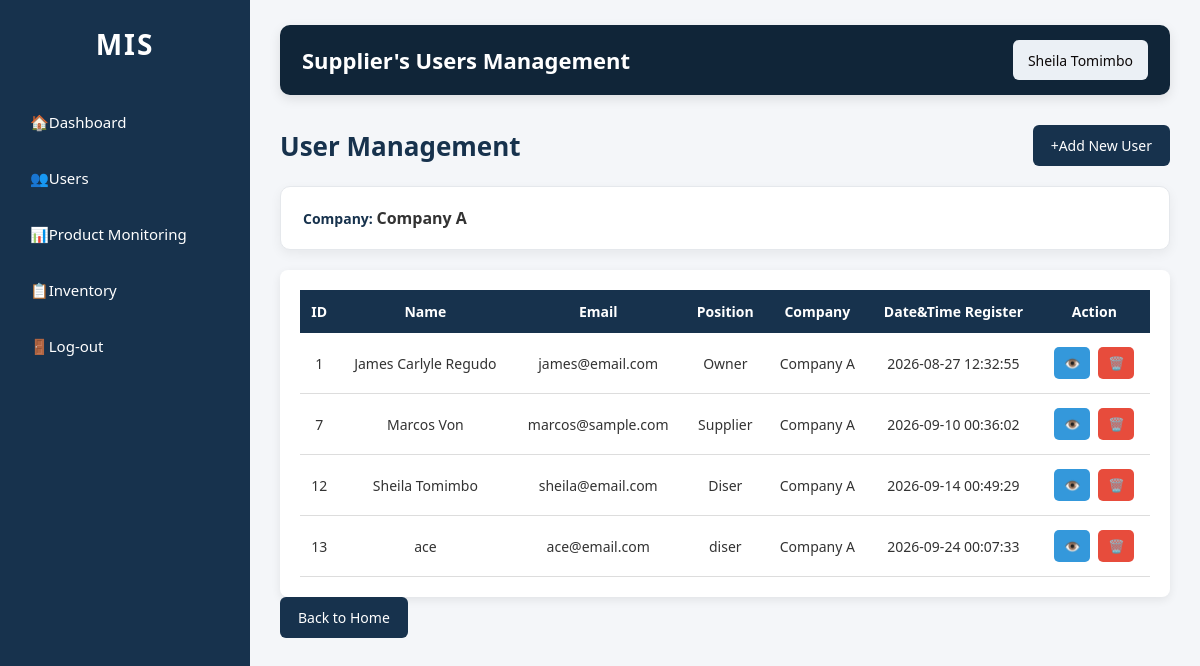
The page /supplier/users/users.php (signed in) on the database its author committed.
### tables this page shows
CREATE TABLE IF NOT EXISTS `users` (
  `id` int NOT NULL AUTO_INCREMENT,
  `fullname` varchar(100) NOT NULL,
  `email` varchar(100) NOT NULL,
  `position` varchar(50) NOT NULL,
  `company` varchar(255) DEFAULT NULL,
  `password` varchar(255) NOT NULL,
  `dateandtime` timestamp NULL DEFAULT CURRENT_TIMESTAMP,
  PRIMARY KEY (`id`),
  UNIQUE KEY `email` (`email`)
);

### supplier/users/users.php (the view, shortened to what this page needs)
<?php
require_once "../../database/db.php";
$company = $_SESSION['company'];
?>
<!DOCTYPE html>
<html lang="en">
<head>
    <link rel="stylesheet" href="../css/dashboard.css">
</head>
<body>
    <div class="container">
        <div class="sidebar">
            <h2>MIS</h2>
            <ul>
                <li>
                    <a href="../../supplier/dashboard.php">
                        🏠Dashboard
                    </a>
                </li>
                <li>
                    <a href="users.php">
                        👥Users
                    </a>
                </li>
                <li>
                    <a href="../../supplier/products/products.php">
                        📊Product Monitoring
                    </a>
                </li>
                <li>
                    <a href="../../supplier/inventory/inventory.php">
                        📋Inventory
                    </a>
                </li>
                <li>
                    <a href="../../auth-pages/logout.php">
                        🚪Log-out
                    </a>
                </li>
            </ul>
        </div>
        <div class="main">
            <div class="navi">
                <h2>Supplier's Users Management</h2>
                <div class="profile">
                    <span>
                        <?php echo htmlspecialchars($_SESSION['fullname']); ?>
                    </span>
                </div>
            </div>
            <div class="page-title">
                <h2>User Management</h2>
                <a href="../users/add-user.php" class="add-btn">
                    +Add New User
                </a>
            </div>
            <div class="company-filter">
                <label>
                    Company:
                </label>
                <strong>
                    <?php echo htmlspecialchars($company); ?>
                </strong>
            </div>
            <div class="table-container">
                <table>
                    <thead>
                        <tr>
                            <th>ID</th>
                            <th>Name</th>
                            <th>Email</th>
                            <th>Position</th>
                            <th>Company</th>
                            <th>Date&Time Register</th>
                            <th>Action</th>
                        </tr>
                    </thead>
                    <tbody>
                        <?php
                        $sql = "SELECT
                                    id,
                                    fullname,
                                    email,
                                    position,
                                    company,
                                    dateandtime
                                FROM users
                                WHERE company = ?
                                ORDER BY id ASC";
                        $stmt = mysqli_prepare($conn, $sql);
                        mysqli_stmt_bind_param(
                            $stmt,
                            "s",
                            $company
                        );
                        mysqli_stmt_execute($stmt);
                        $result = mysqli_stmt_get_result($stmt);
                        while($row = mysqli_fetch_assoc($result))
                        {
                        ?>
                            <tr>
                                <td>
                                    <?php echo htmlspecialchars($row['id']); ?>
                                </td>
                                <td>
                                    <?php echo htmlspecialchars($row['fullname']); ?>
                                </td>
                                <td>
                                    <?php echo htmlspecialchars($row['email']); ?>
                                </td>
                                <td>
                                    <?php echo htmlspecialchars($row['position']); ?>
                                </td>
                                <td>
                                    <?php echo htmlspecialchars($row['company']); ?>
                                </td>
                                <td>
                                    <?php echo htmlspecialchars($row['dateandtime']); ?>
                                </td>
                                <td>
                                    <a href="../users/view-user.php?id=<?php echo $row['id']; ?>"
                                       class="action-btn view">
                                        👁️
                                    </a>
                                    <a href="../users/delete-user.php?id=<?php echo $row['id']; ?>"
                                       class="action-btn delete"
                                       onclick="return confirm('Are you sure you want to delete this user?');">
                                        🗑️
                                    </a>
                                </td>
                            </tr>
                        <?php
                        }
                        ?>
                    </tbody>
                </table>
            </div>
            <div class="page-title">
                <a href="../../supplier/dashboard.php"
                   class="add-btn">
                    Back to Home
                </a>
            </div>
        </div>
    </div>
</body>
</html>

### supplier/css/dashboard.css (style rules this page uses)
* { margin: 0; padding: 0; box-sizing: border-box; font-family: 'Segoe UI', Tahoma, Geneva, Verdana, sans-serif; }
body { background: #f4f6f9; color: #333; min-height: 100vh; }
.container { display: flex; min-height: 100vh; }
.sidebar { width: 250px; min-width: 250px; min-height: 100vh; background: #17324d; color: white; padding: 25px 15px; position: fixed; left: 0; top: 0; bottom: 0; overflow-y: auto; }
.sidebar h2 { text-align: center; font-size: 28px; letter-spacing: 2px; margin-bottom: 35px; color: white; }
.sidebar ul { list-style: none; padding: 0; margin: 0; }
.sidebar ul li { margin-bottom: 8px; }
.sidebar ul li a { display: block; padding: 14px 15px; color: white; text-decoration: none; border-radius: 7px; font-size: 15px; transition: 0.3s ease; }
.main { margin-left: 250px; width: calc(100% - 250px); min-height: 100vh; padding: 25px 30px; }
.navi { background: #102538; color: white; min-height: 70px; padding: 15px 22px; border-radius: 10px; display: flex; align-items: center; justify-content: space-between; gap: 20px; margin-bottom: 30px; box-shadow: 0 4px 12px rgba(0, 0, 0, 0.10); }
.navi h2 { font-size: 22px; font-weight: 600; }
.profile { background: #ebf0f5; padding: 9px 15px; border-radius: 6px; white-space: nowrap; }
.profile span { font-size: 14px; color: rgb(12, 8, 8); }
.page-title { display: flex; align-items: center; justify-content: space-between; gap: 15px; margin-bottom: 20px; flex-wrap: wrap; }
.page-title h2 { color: #17324d; font-size: 26px; font-weight: 600; }
.add-btn { display: inline-block; background: #17324d; color: white; text-decoration: none; padding: 11px 18px; border-radius: 6px; font-size: 14px; transition: 0.3s ease; }
.company-filter { background: #ffffff; padding: 20px 22px; margin-bottom: 20px; border-radius: 10px; border: 1px solid #e5e8ec; box-shadow: 0 4px 12px rgba(0, 0, 0, 0.06); }
.company-filter label { color: #17324d; font-size: 14px; font-weight: 600; white-space: nowrap; }
.table-container { width: 100%; background: white; padding: 20px; border-radius: 8px; box-shadow: 0 3px 10px rgba(0, 0, 0, 0.08); overflow-x: auto; }
.table-container table { width: 100%; min-width: 750px; border-collapse: collapse; }
.table-container table thead th { background: #17324d; color: white; padding: 12px 10px; text-align: center; font-size: 14px; font-weight: 600; }
.table-container table tbody td { padding: 12px 10px; border-bottom: 1px solid #ddd; text-align: center; font-size: 14px; color: #333; }
.table-container table tbody tr { transition: 0.2s ease; }
.action-btn { display: inline-block; padding: 7px 10px; margin: 2px; border-radius: 5px; color: white; text-decoration: none; font-size: 13px; font-weight: 500; transition: 0.2s ease; border: none; }
.action-btn.view { background: #3498db; }
.action-btn.delete { background: #e74c3c; }

### rows shown on the page
users: id "1", fullname "James Carlyle Regudo", email "james@email.com", position "Owner", company "Company A", dateandtime "2026-08-27 12:32:55"
users: id "7", fullname "Marcos Von", email "marcos@sample.com", position "Supplier", company "Company A", dateandtime "2026-09-10 00:36:02"
users: id "12", fullname "Sheila Tomimbo", email "sheila@email.com", position "Diser", company "Company A", dateandtime "2026-09-14 00:49:29"
users: id "13", fullname "ace", email "ace@email.com", position "diser", company "Company A", dateandtime "2026-09-24 00:07:33"

### other values the page prints
$_SESSION['fullname'] "Sheila Tomimbo"
$company "Company A"
